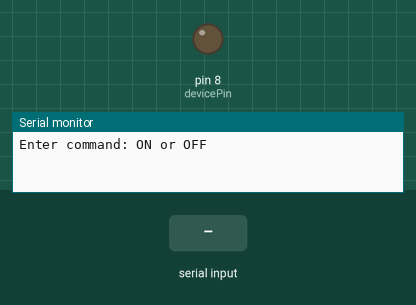
Recording of a sketch running on a simulated Arduino Uno, built with avr-gcc and run on an emulated ATmega328P. Parts: output pins drawn as LEDs (lit = HIGH), the last lines printed to the serial monitor. The test bench sets the inputs (shaded band).

Above: at 1.2 s.
1.3 s: "ON\n" received over Serial
At 1.8 s:
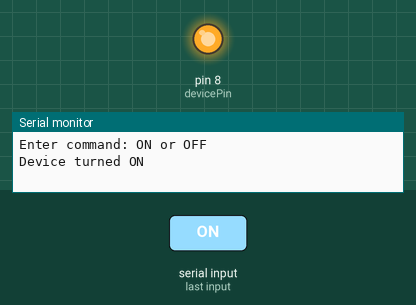
2.8 s: "OFF\n" received over Serial
At 4.2 s:
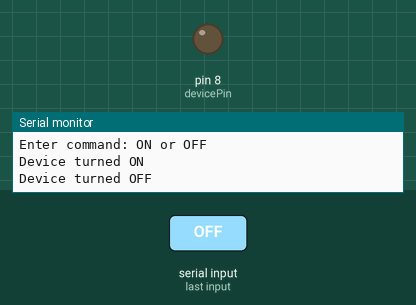
Timing chart, 0 to 5.8 s (numbered marks = the images above; inputs shaded):
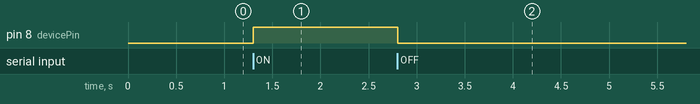

Measured:
- after the input at 1.3 s, pin 8 (devicePin): LOW → HIGH at once
- after the input at 2.8 s, pin 8 (devicePin): HIGH → LOW at once

The sketch:

voice_recognition1.ino
```cpp
#define devicePin 8  // Digital pin connected to the LED

void setup() {
  pinMode(devicePin, OUTPUT);       // Set pin 8 as output
  digitalWrite(devicePin, LOW);     // Start with device OFF
  Serial.begin(9600);               // Start Serial communication
  Serial.println("Enter command: ON or OFF");
}

void loop() {
  if (Serial.available()) {
    String command = Serial.readStringUntil('\n'); // Read input until Enter
    command.trim(); // Remove leading/trailing whitespace

    if (command == "ON") {
      digitalWrite(devicePin, HIGH);   // Turn device ON
      Serial.println("Device turned ON");
    }
    else if (command == "OFF") {
      digitalWrite(devicePin, LOW);    // Turn device OFF
      Serial.println("Device turned OFF");
    }
    else {
      Serial.println("Invalid command. Use ON or OFF.");
    }
  }
}
```
